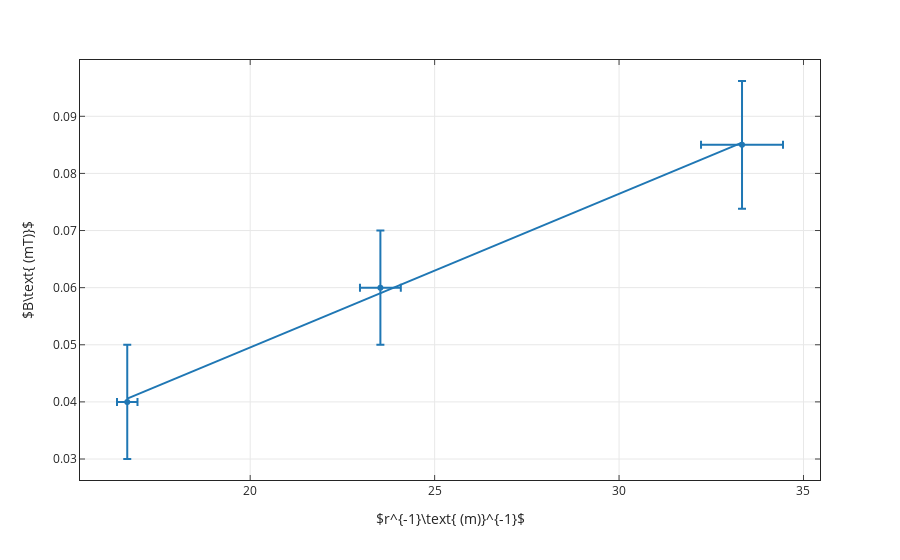

Source (notebook cell):
### Code cell
#B en funcio del radi

fig1=px.scatter(x=P1['r^-1'],y=P1['Camp'],template='simple_white',trendline="ols",error_x=P1["Incr"],error_y=P1["IncB"])
   
fig1.update_xaxes(ticks="inside",
                mirror='ticks',showline=True,showgrid=True
                )
fig1.update_yaxes(ticks="inside",
                mirror='ticks',showline=True,showgrid=True

                )
fig1.update_layout(
xaxis_title=r'$r^{-1}\text{ (m)}^{-1}$',
yaxis_title=r'$B\text{ (mT)}$'
)
fig1.write_image("P1.pdf",engine="kaleido")
results = px.get_trendline_results(fig1)
results = results.iloc[0]["px_fit_results"].summary()
print(results)
fit_results = px.get_trendline_results(fig1).px_fit_results.iloc[0]
fig1.show()
m=fit_results.params[1]
um=fit_results.bse[1]
print(m,um)
I=3.985
uI=0.01
mu0=(2*m)/I
umu=np.sqrt(um**2*(2/I)**2+uI**2*(2*m/I**2)**2)
print(mu0,umu)

### Figure 1 — Plotly figure (JSON) as saved in the notebook; plotly's stock layout.template omitted (floating-point values rounded to 4 significant figures)
{"data": [{"error_x": {"array": [1.111, 0.5536, 0.2778]}, "error_y": {"array": [0.01118, 0.01, 0.01]}, "hovertemplate": "x=%{x}<br>y=%{y}<extra></extra>", "legendgroup": "", "marker": {"color": "#1F77B4", "symbol": "circle"}, "mode": "markers", "name": "", "orientation": "v", "showlegend": false, "type": "scatter", "x": [33.33, 23.53, 16.67], "xaxis": "x", "y": [0.085, 0.06, 0.04], "yaxis": "y"}, {"hovertemplate": "<b>OLS trendline</b><br>y = 0.00268973 * x + -0.00425799<br>R<sup>2</sup>=0.998596<br><br>x=%{x}<br>y=%{y} <b>(trend)</b><extra></extra>", "legendgroup": "", "marker": {"color": "#1F77B4", "symbol": "circle"}, "mode": "lines", "name": "", "showlegend": false, "type": "scatter", "x": [16.67, 23.53, 33.33], "xaxis": "x", "y": [0.04057, 0.05903, 0.0854], "yaxis": "y"}], "layout": {"autosize": true, "legend": {"tracegroupgap": 0}, "margin": {"t": 60}, "xaxis": {"anchor": "y", "autorange": true, "domain": [0, 1], "mirror": "ticks", "range": [15.39, 35.45], "showgrid": true, "showline": true, "ticks": "inside", "title": {"text": "$r^{-1}\\text{ (m)}^{-1}$"}, "type": "linear"}, "yaxis": {"anchor": "x", "autorange": true, "domain": [0, 1], "mirror": "ticks", "range": [0.02632, 0.09986], "showgrid": true, "showline": true, "ticks": "inside", "title": {"text": "$B\\text{ (mT)}$"}, "type": "linear"}}}
